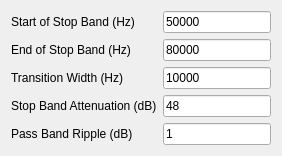
         <widget class="QWidget" name="firbnfPage">
          <layout class="QFormLayout" name="formLayout_5">
           <property name="fieldGrowthPolicy">
            <enum>QFormLayout::AllNonFixedFieldsGrow</enum>
           </property>
           <item row="0" column="0">
            <widget class="QLabel" name="startofBnfStopBandLabel">
             <property name="text">
              <string>Start of Stop Band (Hz)</string>
             </property>
            </widget>
           </item>
           <item row="0" column="1">
            <widget class="QLineEdit" name="startofBnfStopBandEdit">
             <property name="text">
              <string>50000</string>
             </property>
            </widget>
           </item>
           <item row="1" column="0">
            <widget class="QLabel" name="endofBnfStopBandLabel">
             <property name="text">
              <string>End of Stop Band (Hz)</string>
             </property>
            </widget>
           </item>
           <item row="1" column="1">
            <widget class="QLineEdit" name="endofBnfStopBandEdit">
             <property name="text">
              <string>80000</string>
             </property>
            </widget>
           </item>
           <item row="2" column="0">
            <widget class="QLabel" name="bnfTransitionLabel">
             <property name="text">
              <string>Transition Width (Hz)</string>
             </property>
            </widget>
           </item>
           <item row="2" column="1">
            <widget class="QLineEdit" name="bnfTransitionEdit">
             <property name="text">
              <string>10000</string>
             </property>
            </widget>
           </item>
           <item row="3" column="0">
            <widget class="QLabel" name="bnfStopBandAttenLabel">
             <property name="text">
              <string>Stop Band Attenuation (dB)</string>
             </property>
            </widget>
           </item>
           <item row="3" column="1">
            <widget class="QLineEdit" name="bnfStopBandAttenEdit">
             <property name="text">
              <string>48</string>
             </property>
            </widget>
           </item>
           <item row="4" column="0">
            <widget class="QLabel" name="bnfPassBandRippleLabel">
             <property name="text">
              <string>Pass Band Ripple (dB)</string>
             </property>
            </widget>
           </item>
           <item row="4" column="1">
            <widget class="QLineEdit" name="bnfPassBandRippleEdit">
             <property name="text">
              <string>1</string>
             </property>
            </widget>
           </item>
          </layout>
         </widget>
